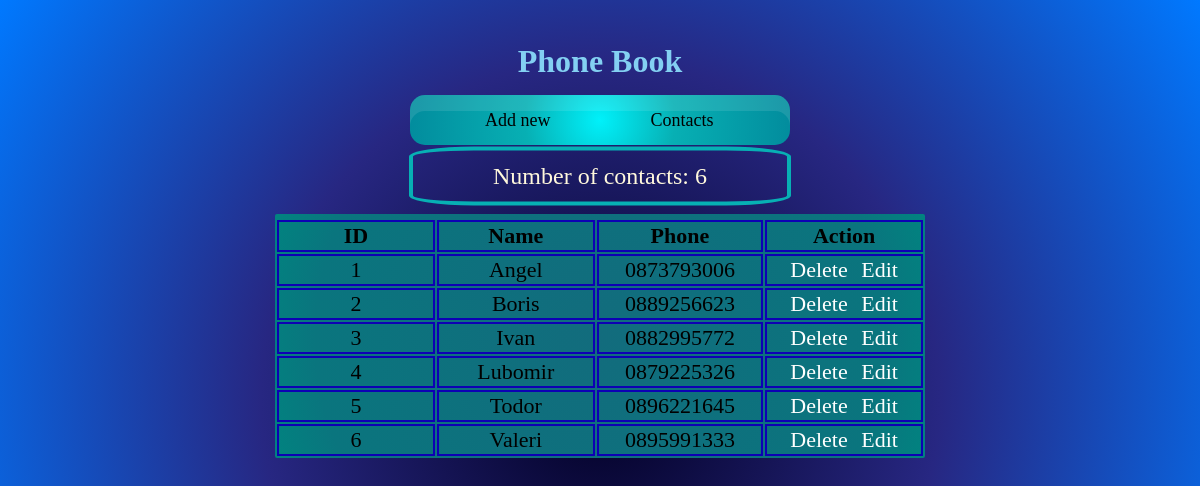
The page / on the database its author committed.
### tables this page shows
CREATE TABLE `contactdetails` (
  `contactId` int(11) NOT NULL COMMENT 'Primary Key',
  `contactName` varchar(255) NOT NULL,
  `phoneNumber` varchar(50) NOT NULL
);

### index.php (the view, shortened to what this page needs)
<html>
<head>
<link rel="stylesheet" href="css\style.css">
</head>
<body>
<div id="main">
  <?php include_once 'menu.php'; ?>
  <div class="totalContacts"><p>Number of contacts: <?php echo '<span>'. $row.'</span>'; ?></p></div>
  <table class="contactsTable">
    <th>
    <tr>
    <td><strong>ID</strong></td>
    <td><strong>Name</strong></td>
    <td><strong>Phone</strong></td>
    <td><strong>Action</strong></td>
    </tr>
    </th>
    <?php
    require_once 'conn.php';
    $count= 1;
    $query = "SELECT * FROM contactDetails ORDER BY contactName";
    $result = mysqli_query($DBconn, $query);
    while($row = @mysqli_fetch_assoc($result)){
    ?>
    <tr>
    <td id="od"> <?php echo $count; ?></td>
    <td class="ev"> <?php echo $row["contactName"]; ?></td>
    <td class="ev"> <?php echo $row["phoneNumber"]; ?></td>
    <td class="ev">
    <a href="delete.php?deleteId= <?php echo $row["contactId"]; ?> "id="del" Onclick="return ConfirmDelete()">Delete</a>
    <a href="edit.php?editId= <?php echo $row["contactId"]; ?> "id="edt">Edit</a>
    </td>
    </tr>
    <?php $count++;} ?>
	</table>
</div>
</body>
</html>

### menu.php
<?php
require_once 'conn.php';
    $query = "SELECT contactId FROM contactDetails";
    $result = mysqli_query($DBconn, $query);
	 $row = @mysqli_num_rows($result);
?>
<h1 class="aboveMenu">Phone Book</h1>
<div class="menu">
   <ul>
      <li><a href="addContact.php">Add new</a></li>
      <li><a href="index.php">Contacts</a></li>
   </ul>
</div>

### css/style.css (style rules this page uses)
body { margin: 0px; padding: 0px; background: rgb(2,0,36); background: radial-gradient(circle, rgba(2,0,36,1) 0%, rgba(39,39,130,1) 47%, rgba(0,121,255,1) 100%); }
.totalContacts p { text-align: center; position: fixed; top: 19%; left: 50%; width: 350px; -webkit-transform: translate(-50%, -50%); transform: translate(-50%, -50%); border-radius: 17%; border: 4px solid rgba(7,176,180,1); padding: 12px; color: cornsilk; font-size: 24px; }
.totalContacts p span { font-size: 24px; }
table.contactsTable { width: 650px; position: fixed; top: 42%; left: 50%; -webkit-transform: translate(-50%, -50%); transform: translate(-50%, -50%); background: rgb(18,108,125); background: radial-gradient(circle, rgba(18,108,125,1) 0%, rgba(10,117,126,1) 82%, rgba(1,131,128,1) 100%); border-radius: 2px; }
.contactsTable td { border: 2px solid rgb(13, 1, 180); width: 104px; text-align: center; font-size: 22px; }
table.contactsTable td.ev a#del, a#edt { padding: 1px 2px; text-align: center; border-radius: 2px; text-decoration: none; margin: 2px 2px; color: rgb(255, 255, 255); font-size: 22px; }
.aboveMenu { position: fixed; top: 5%; left: 50%; -webkit-transform: translate(-50%, -50%); transform: translate(-50%, -50%); text-transform: capitalize; text-align: center; color: #83d0f2; }
.menu { position: fixed; top: 15%; left: 50%; -webkit-transform: translate(-50%, -50%); transform: translate(-50%, -50%); width: 380px; border: none; padding: 0px; font-size: 18px; font-weight: bold; }
.menu ul { background: rgb(0,241,250); background: radial-gradient(circle, rgba(0,241,250,1) 0%, rgba(7,176,180,1) 39%, rgba(2,140,157,1) 100%); height: 50px; list-style: none; margin: 0; padding: 0; -webkit-border-radius: 15px; -moz-border-radius: 15px; border-radius: 15px; -webkit-box-shadow: inset 0px 16px 0px 0px rgba(255, 255, 255, .1); -moz-box-shadow: inset 0px 16px 0px 0px rgba(255, 255, 255, .1); box-shadow: inset 0px 16px 0px 0px rgba(255, 255, 255, .1); }
.menu li { float: left; right: 30%; padding: 0px 0px 0px 50px; }
.menu li a { color: #000; display: block; font-weight: normal; line-height: 50px; margin: 0px; padding: 0px 25px; text-align: center; text-decoration: none; }

### rows shown on the page
contactdetails: contactName "Angel", phoneNumber "0873793006"
contactdetails: contactName "Boris", phoneNumber "0889256623"
contactdetails: contactName "Ivan", phoneNumber "0882995772"
contactdetails: contactName "Lubomir", phoneNumber "0879225326"
contactdetails: contactName "Todor", phoneNumber "0896221645"
contactdetails: contactName "Valeri", phoneNumber "0895991333"

### other values the page prints
$row "6"
